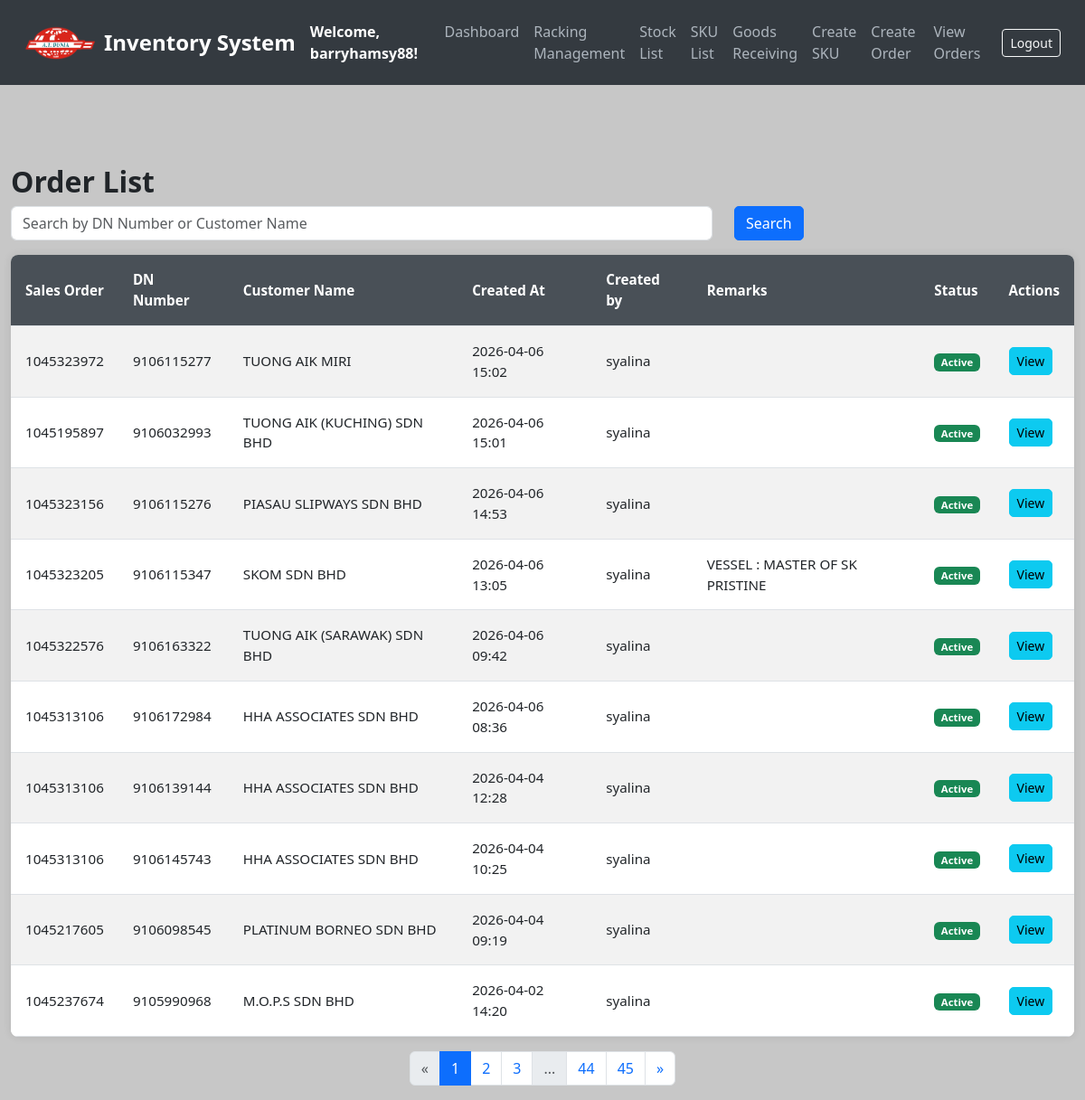
/orders (signed in), run on an earlier commit of the app's database.
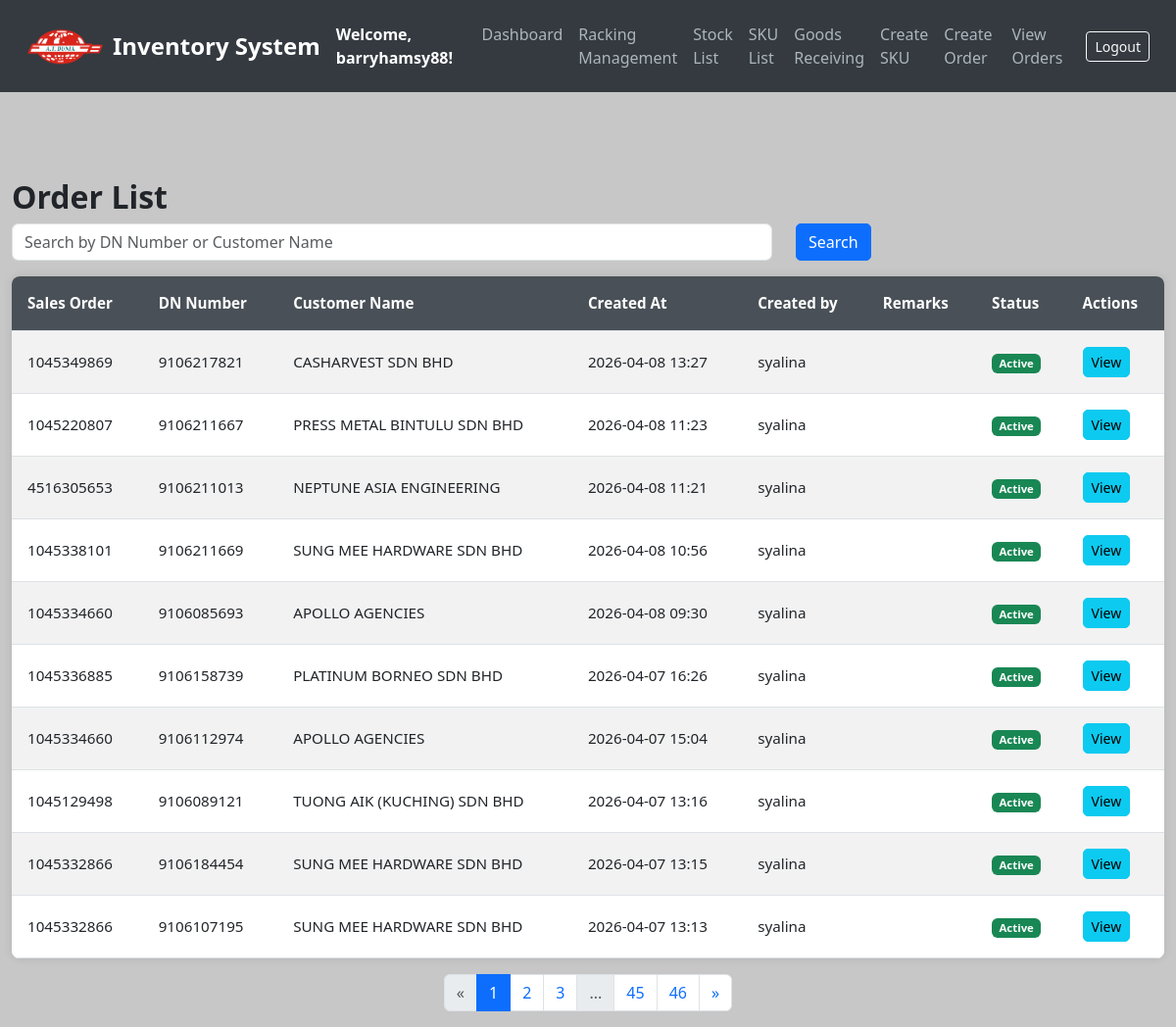
And on a later commit of the database.
### models.py (models this page shows, shortened)
class Order(db.Model):
    __tablename__ = 'orders'
    id = db.Column(db.Integer, primary_key=True)
    dn_number = db.Column(db.String(50), unique=True, nullable=False)  # Add DN number field
    created_at = db.Column(db.DateTime, default=get_local_time)
    customer_name = db.Column(db.String(100), nullable=False)
    address = db.Column(db.String(255), nullable=False)
    sales_order = db.Column(db.String(255), nullable=False)
    remarks = db.Column(db.String(255), nullable=True)
    status = db.Column(db.String(20), default='active')
    created_by = db.Column(db.String(255), nullable=True)
    last_updated_by = db.Column(db.String(255), nullable=True)  # Add this line
    items = db.relationship('OrderItem', backref='order', cascade='all, delete-orphan', lazy=True)

### app.py (the view)
@app.route('/orders')
@login_required
def list_orders():
    search = request.args.get('search', '')
    page = request.args.get('page', 1, type=int)
    query = Order.query.filter(
        Order.dn_number.like(f"%{search}%") |
        Order.customer_name.like(f"%{search}%") |
        Order.sales_order.like(f"%{search}%")  # ← ADDED THIS!
    ).order_by(Order.created_at.desc())  # Sort by most recent orders
    pagination = query.paginate(page=page, per_page=10, error_out=False)
    return render_template('list_orders.html', orders=pagination.items, pagination=pagination, search=search)

### app.py (called while the page is built)
@login_manager.user_loader
def load_user(user_id):
    return db.session.get(User, int(user_id))

### templates/list_orders.html (shortened to what the changed rows need)
<!DOCTYPE html>
<html lang="en">
<head>
    <link href="https://cdn.jsdelivr.net/npm/bootstrap@5.3.0/dist/css/bootstrap.min.css" rel="stylesheet">
</head>
<body>
<div class="container mt-5">
    <h2>Order List</h2>
    <table class="table table-striped">
        <thead>
            <tr>
                <th>Sales Order</th>
                <th>DN Number</th>
                <th>Customer Name</th>
                <th>Created At</th>
                <th>Created by</th>
                <th>Remarks</th>
                <th>Status</th>
                <th>Actions</th>
            </tr>
        </thead>
        <tbody>
            {% for order in orders %}
            <tr>
                <td>{{ order.sales_order }}</td>
                <td>{{ order.dn_number }}</td>
                <td>{{ order.customer_name }}</td>
                <td>{{ order.created_at.strftime('%Y-%m-%d %H:%M') }}</td>
                <td>{{ order.created_by }}</td>
                <td>{{ order.remarks }}</td>
<td>
    {% if order.status == 'cancelled' %}
        <span class="badge bg-danger">Cancelled</span>
    {% elif order.status == 'completed' %}
        <span class="badge bg-primary">Completed</span>
    {% else %}
        <span class="badge bg-success">Active</span>
    {% endif %}
</td>
                <td>
                    <a href="{{ url_for('view_order', order_id=order.id) }}" class="btn btn-info btn-sm">View</a>
                </td>
            </tr>
            {% endfor %}
        </tbody>
    </table>
    <div class="d-flex justify-content-center">
        <nav aria-label="Page navigation">
            <ul class="pagination">
                {% for page_num in pagination.iter_pages(left_edge=2, right_edge=2, left_current=2, right_current=2) %}
                {% if page_num %}
                    {% if page_num == pagination.page %}
                    <li class="page-item active"><span class="page-link">{{ page_num }}</span></li>
                    {% else %}
                    <li class="page-item"><a class="page-link" href="{{ url_for('list_orders', page=page_num, search=search) }}">{{ page_num }}</a></li>
                    {% endif %}
                {% else %}
                <li class="page-item disabled"><span class="page-link">...</span></li>
                {% endif %}
                {% endfor %}
            </ul>
        </nav>
    </div>
</div>
</body>
</html>

What changed in the data, as far as the page shows it:
no longer on this page (row unchanged): Order: sales_order "1045323972", dn_number "9106115277", customer_name "TUONG AIK MIRI", created_at "2026-04-06 15:02", created_by "syalina", status "Active"
no longer on this page (row unchanged): Order: sales_order "1045195897", dn_number "9106032993", customer_name "TUONG AIK (KUCHING) SDN BHD", created_at "2026-04-06 15:01", created_by "syalina", status "Active"
no longer on this page (row unchanged): Order: sales_order "1045323156", dn_number "9106115276", customer_name "PIASAU SLIPWAYS SDN BHD", created_at "2026-04-06 14:53", created_by "syalina", status "Active"
no longer on this page (row unchanged): Order: sales_order "1045323205", dn_number "9106115347", customer_name "SKOM SDN BHD", created_at "2026-04-06 13:05", created_by "syalina", remarks "VESSEL : MASTER OF SK PRISTINE", status "Active"
no longer on this page (row unchanged): Order: sales_order "1045322576", dn_number "9106163322", customer_name "TUONG AIK (SARAWAK) SDN BHD", created_at "2026-04-06 09:42", created_by "syalina", status "Active"
no longer on this page (row unchanged): Order: sales_order "1045313106", dn_number "9106172984", customer_name "HHA ASSOCIATES SDN BHD", created_at "2026-04-06 08:36", created_by "syalina", status "Active"
no longer on this page (row unchanged): Order: sales_order "1045313106", dn_number "9106139144", customer_name "HHA ASSOCIATES SDN BHD", created_at "2026-04-04 12:28", created_by "syalina", status "Active"
no longer on this page (row unchanged): Order: sales_order "1045313106", dn_number "9106145743", customer_name "HHA ASSOCIATES SDN BHD", created_at "2026-04-04 10:25", created_by "syalina", status "Active"
no longer on this page (row unchanged): Order: sales_order "1045217605", dn_number "9106098545", customer_name "PLATINUM BORNEO SDN BHD", created_at "2026-04-04 09:19", created_by "syalina", status "Active"
no longer on this page (row unchanged): Order: sales_order "1045237674", dn_number "9105990968", customer_name "M.O.P.S SDN BHD", created_at "2026-04-02 14:20", created_by "syalina", status "Active"
added Order: sales_order "1045349869", dn_number "9106217821", customer_name "CASHARVEST SDN BHD", created_at "2026-04-08 13:27", created_by "syalina", status "Active"
added Order: sales_order "1045220807", dn_number "9106211667", customer_name "PRESS METAL BINTULU SDN BHD", created_at "2026-04-08 11:23", created_by "syalina", status "Active"
added Order: sales_order "4516305653", dn_number "9106211013", customer_name "NEPTUNE ASIA ENGINEERING", created_at "2026-04-08 11:21", created_by "syalina", status "Active"
added Order: sales_order "1045338101", dn_number "9106211669", customer_name "SUNG MEE HARDWARE SDN BHD", created_at "2026-04-08 10:56", created_by "syalina", status "Active"
added Order: sales_order "1045334660", dn_number "9106085693", customer_name "APOLLO AGENCIES", created_at "2026-04-08 09:30", created_by "syalina", status "Active"
added Order: sales_order "1045336885", dn_number "9106158739", customer_name "PLATINUM BORNEO SDN BHD", created_at "2026-04-07 16:26", created_by "syalina", status "Active"
added Order: sales_order "1045334660", dn_number "9106112974", customer_name "APOLLO AGENCIES", created_at "2026-04-07 15:04", created_by "syalina", status "Active"
added Order: sales_order "1045129498", dn_number "9106089121", customer_name "TUONG AIK (KUCHING) SDN BHD", created_at "2026-04-07 13:16", created_by "syalina", status "Active"
added Order: sales_order "1045332866", dn_number "9106184454", customer_name "SUNG MEE HARDWARE SDN BHD", created_at "2026-04-07 13:15", created_by "syalina", status "Active"
added Order: sales_order "1045332866", dn_number "9106107195", customer_name "SUNG MEE HARDWARE SDN BHD", created_at "2026-04-07 13:13", created_by "syalina", status "Active"
Also different on the page:
new list line: "46"
list line gone: "44"
